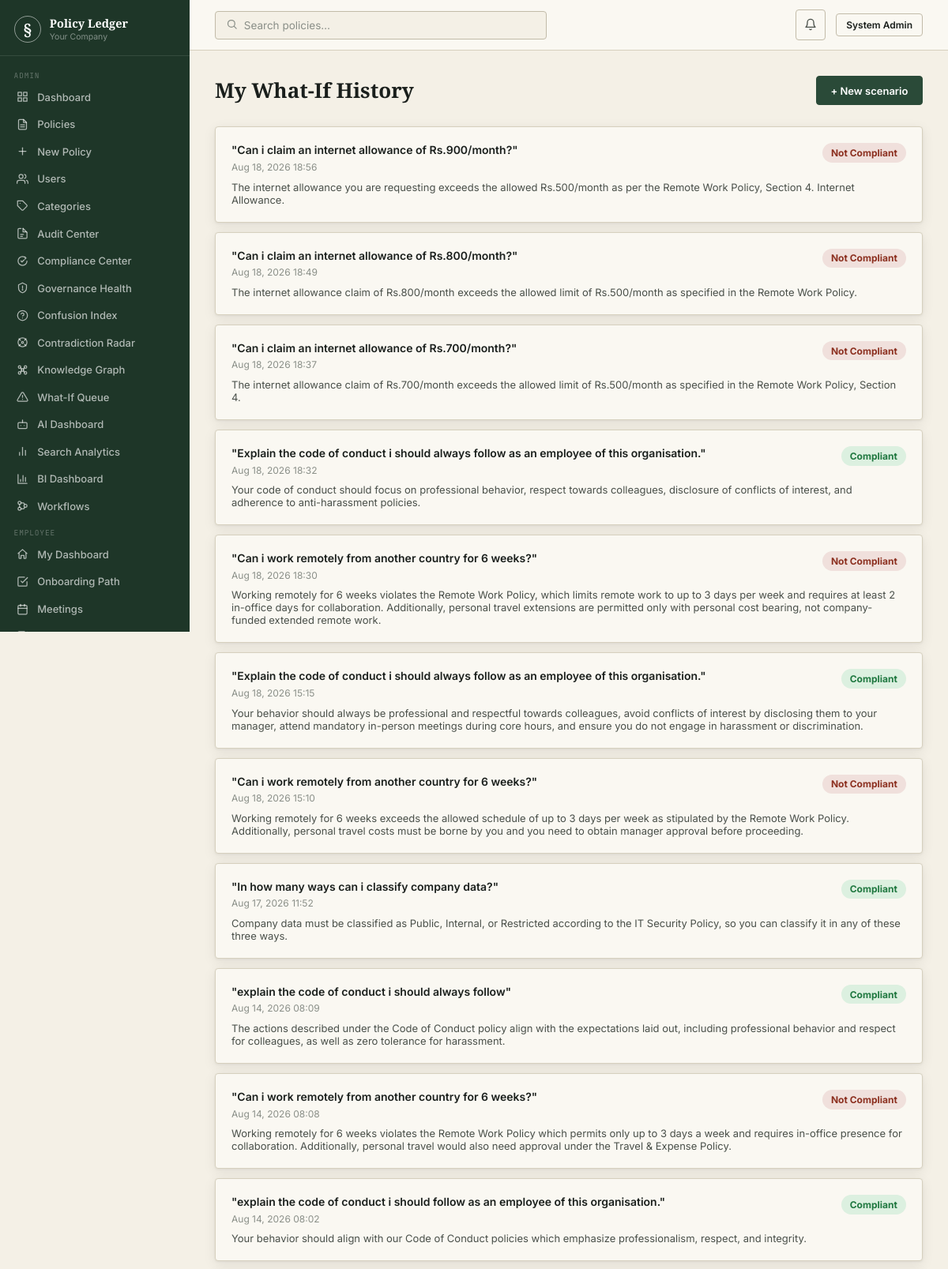
Screenshot of /what-if/history (signed in, upper part) with the database file from the repository.
### models.py (models this page shows, shortened)
class User(db.Model, UserMixin):
    id = db.Column(db.Integer, primary_key=True)
    employee_id = db.Column(db.String(20), unique=True, nullable=True)
    name = db.Column(db.String(120), nullable=False)
    email = db.Column(db.String(200), nullable=False, unique=True, index=True)
    password_hash = db.Column(db.String(256), nullable=False)
    role = db.Column(db.String(20), nullable=False, default=UserRole.EMPLOYEE)
    department_id = db.Column(db.Integer, db.ForeignKey("department.id"), nullable=True)
    designation = db.Column(db.String(100))
    phone = db.Column(db.String(20))
    avatar_url = db.Column(db.String(300))
    is_active = db.Column(db.Boolean, default=True)
    email_verified = db.Column(db.Boolean, default=False)
    mfa_enabled = db.Column(db.Boolean, default=False)
    mfa_secret = db.Column(db.String(64))
    last_login = db.Column(db.DateTime)
    password_changed_at = db.Column(db.DateTime, default=now_utc)
    created_at = db.Column(db.DateTime, default=now_utc)
    updated_at = db.Column(db.DateTime, default=now_utc, onupdate=now_utc)
    notifications = db.relationship("Notification", backref="user", lazy="dynamic", cascade="all, delete-orphan")
    acknowledgements = db.relationship("PolicyAcknowledgement", backref="user", lazy="dynamic")
    audit_logs = db.relationship("AuditLog", backref="user", lazy="dynamic")
    saved = db.relationship("Policy", secondary=saved_policies, lazy="dynamic")
    def is_admin(self) -> bool:
        return self.role == UserRole.ADMIN
    def can_manage_policies(self) -> bool:
        return self.role in (UserRole.HR, UserRole.ADMIN, UserRole.MANAGER)

class WhatIfQuery(db.Model):
    id = db.Column(db.Integer, primary_key=True)
    user_id = db.Column(db.Integer, db.ForeignKey("user.id"), nullable=False)
    scenario_text = db.Column(db.Text, nullable=False)
    verdict = db.Column(db.String(20), default=WhatIfVerdict.UNCLEAR)
    confidence = db.Column(db.Integer, default=0)  # 0-100
    explanation = db.Column(db.Text)
    required_actions_json = db.Column(db.Text)      # ["Get manager approval", ...]
    applicable_policies_json = db.Column(db.Text)    # [{policy_id, title, section, relevance}]
    flagged_for_hr = db.Column(db.Boolean, default=False)
    created_at = db.Column(db.DateTime, default=now_utc)
    user = db.relationship("User")
    @property
    def required_actions(self): return self._get("required_actions_json")
    @property
    def applicable_policies(self): return self._get("applicable_policies_json")

### blueprints/what_if.py (the view)
@what_if_bp.route("/what-if/history")
@login_required
def history():
    queries = WhatIfQuery.query.filter_by(user_id=current_user.id)\
        .order_by(WhatIfQuery.created_at.desc()).limit(50).all()
    return render_template("employee/what_if_history.html",
        queries=queries, unread_count=_unread_count())

### templates/employee/what_if_history.html (shortened to what this page needs)
{% extends "base.html" %}
{% block content %}
<div class="page-header">
  <div class="page-header-left"><h1>My What-If History</h1></div>
  <div class="page-header-actions">
    <a href="{{ url_for('what_if.simulator') }}" class="btn btn-primary">+ New scenario</a>
  </div>
</div>
{% set verdict_meta = {
  'compliant':     {'label': 'Compliant',      'bg': 'var(--green2)',  'fg': 'var(--green)'},
  'not_compliant': {'label': 'Not Compliant',  'bg': 'var(--red2)',    'fg': 'var(--red)'},
  'depends':       {'label': 'Depends',        'bg': 'var(--amber2)',  'fg': 'var(--amber)'},
  'unclear':       {'label': 'Unclear',        'bg': 'var(--blue2)',   'fg': 'var(--blue)'},
} %}
{% if queries %}
<div style="display:flex;flex-direction:column;gap:.75rem">
  {% for q in queries %}
  {% set vm = verdict_meta.get(q.verdict, verdict_meta['unclear']) %}
  <div class="card">
    <div style="display:flex;justify-content:space-between;align-items:flex-start;gap:1rem">
      <div>
        <div style="font-size:14px;font-weight:600">"{{ q.scenario_text }}"</div>
        <div style="font-size:12px;color:var(--faint);margin-top:.35rem">{{ q.created_at.strftime('%b %d, %Y %H:%M') }}</div>
      </div>
      <span style="background:{{ vm.bg }};color:{{ vm.fg }};font-weight:700;font-size:12px;padding:.3rem .7rem;border-radius:20px;flex-shrink:0">{{ vm.label }}</span>
    </div>
    {% if q.explanation %}<div style="font-size:13px;color:var(--ink2);margin-top:.6rem">{{ q.explanation }}</div>{% endif %}
  </div>
  {% endfor %}
</div>
{% else %}
<div class="empty"><div class="empty-title">No scenarios checked yet</div><div class="empty-sub"><a href="{{ url_for('what_if.simulator') }}">Try the What-If Simulator</a></div></div>
{% endif %}
{% endblock %}

### templates/base.html (shortened to what this page needs)
<!DOCTYPE html>
<html lang="en">
<head>
</head>
<body>
<div class="shell">
  {% block sidebar %}
  <div class="sidebar">
    <div class="s-brand">
      <div class="s-mark">§</div>
      <div><div class="s-name">Policy Ledger</div><div class="s-company">{{ config.COMPANY_NAME }}</div></div>
    </div>
    <nav class="s-nav">
      {% if current_user.can_manage_policies() %}
      <div class="s-section">Admin</div>
      <a href="{{ url_for('admin.dashboard') }}" class="s-item {% if request.endpoint == 'admin.dashboard' %}active{% endif %}"><span class="s-icon"><svg viewBox="0 0 24 24" fill="none" stroke="currentColor" stroke-width="2" stroke-linecap="round" stroke-linejoin="round"><rect x="3" y="3" width="7" height="7"/><rect x="14" y="3" width="7" height="7"/><rect x="14" y="14" width="7" height="7"/><rect x="3" y="14" width="7" height="7"/></svg></span>Dashboard</a>
      <a href="{{ url_for('admin.policy_list') }}" class="s-item {% if 'policy' in request.endpoint %}active{% endif %}"><span class="s-icon"><svg viewBox="0 0 24 24" fill="none" stroke="currentColor" stroke-width="2" stroke-linecap="round" stroke-linejoin="round"><path d="M14 2H6a2 2 0 0 0-2 2v16a2 2 0 0 0 2 2h12a2 2 0 0 0 2-2V8z"/><path d="M14 2v6h6"/><line x1="8" y1="13" x2="16" y2="13"/><line x1="8" y1="17" x2="16" y2="17"/></svg></span>Policies</a>
      <a href="{{ url_for('admin.policy_create') }}" class="s-item"><span class="s-icon"><svg viewBox="0 0 24 24" fill="none" stroke="currentColor" stroke-width="2" stroke-linecap="round" stroke-linejoin="round"><line x1="12" y1="5" x2="12" y2="19"/><line x1="5" y1="12" x2="19" y2="12"/></svg></span>New Policy</a>
      {% if current_user.is_admin() %}
      <a href="{{ url_for('admin.user_list') }}" class="s-item {% if 'user' in request.endpoint %}active{% endif %}"><span class="s-icon"><svg viewBox="0 0 24 24" fill="none" stroke="currentColor" stroke-width="2" stroke-linecap="round" stroke-linejoin="round"><path d="M17 21v-2a4 4 0 0 0-4-4H5a4 4 0 0 0-4 4v2"/><circle cx="9" cy="7" r="4"/><path d="M23 21v-2a4 4 0 0 0-3-3.87"/><path d="M16 3.13a4 4 0 0 1 0 7.75"/></svg></span>Users</a>
      <a href="{{ url_for('admin.category_list') }}" class="s-item"><span class="s-icon"><svg viewBox="0 0 24 24" fill="none" stroke="currentColor" stroke-width="2" stroke-linecap="round" stroke-linejoin="round"><path d="M20.59 13.41 13.4 20.6a2 2 0 0 1-2.83 0L2 12V2h10l8.59 8.59a2 2 0 0 1 0 2.82z"/><line x1="7" y1="7" x2="7.01" y2="7"/></svg></span>Categories</a>
      <a href="{{ url_for('audit_center.audit_dashboard') }}" class="s-item {% if request.endpoint and request.endpoint.startswith('audit_center.') %}active{% endif %}"><span class="s-icon"><svg viewBox="0 0 24 24" fill="none" stroke="currentColor" stroke-width="2" stroke-linecap="round" stroke-linejoin="round"><path d="M9 2H5a2 2 0 0 0-2 2v16a2 2 0 0 0 2 2h14a2 2 0 0 0 2-2V11"/><path d="M13 2v7h7"/><line x1="8" y1="14" x2="14" y2="14"/><line x1="8" y1="18" x2="12" y2="18"/><path d="M13 2l8 8"/></svg></span>Audit Center</a>
      <a href="{{ url_for('compliance.compliance_center') }}" class="s-item {% if request.endpoint and request.endpoint.startswith('compliance.') %}active{% endif %}"><span class="s-icon"><svg viewBox="0 0 24 24" fill="none" stroke="currentColor" stroke-width="2" stroke-linecap="round" stroke-linejoin="round"><path d="M9 12l2 2 4-4"/><path d="M21 12c0 4.97-4.03 9-9 9s-9-4.03-9-9 4.03-9 9-9c1.6 0 3.1.42 4.4 1.15"/><path d="M17 4l2 2-2 2"/></svg></span>Compliance Center</a>
      <a href="{{ url_for('governance.dashboard') }}" class="s-item {% if request.endpoint and request.endpoint.startswith('governance.') %}active{% endif %}"><span class="s-icon"><svg viewBox="0 0 24 24" fill="none" stroke="currentColor" stroke-width="2" stroke-linecap="round" stroke-linejoin="round"><path d="M12 2l8 4v6c0 5-3.5 8.5-8 10-4.5-1.5-8-5-8-10V6z"/><path d="M12 8v5"/><circle cx="12" cy="16" r=".5" fill="currentColor"/></svg></span>Governance Health</a>
      <a href="{{ url_for('confusion_index.dashboard') }}" class="s-item {% if request.endpoint and request.endpoint.startswith('confusion_index.') %}active{% endif %}"><span class="s-icon"><svg viewBox="0 0 24 24" fill="none" stroke="currentColor" stroke-width="2" stroke-linecap="round" stroke-linejoin="round"><circle cx="12" cy="12" r="10"/><path d="M9.09 9a3 3 0 0 1 5.83 1c0 2-3 3-3 3"/><line x1="12" y1="17" x2="12.01" y2="17"/></svg></span>Confusion Index</a>
      <a href="{{ url_for('contradiction_radar.dashboard') }}" class="s-item {% if request.endpoint and request.endpoint.startswith('contradiction_radar.') %}active{% endif %}"><span class="s-icon"><svg viewBox="0 0 24 24" fill="none" stroke="currentColor" stroke-width="2" stroke-linecap="round" stroke-linejoin="round"><circle cx="12" cy="12" r="2"/><path d="M4.9 4.9l3 3M19.1 4.9l-3 3M4.9 19.1l3-3M19.1 19.1l-3-3"/><circle cx="12" cy="12" r="9"/></svg></span>Contradiction Radar</a>
      <a href="{{ url_for('knowledge_graph.graph_page') }}" class="s-item "><span class="s-icon"></span>Knowledge Graph</a>
      <a href="{{ url_for('what_if.review_queue') }}" class="s-item {% if request.endpoint and request.endpoint.startswith('what_if.') and 'admin' in request.path %}active{% endif %}"><span class="s-icon"><svg viewBox="0 0 24 24" fill="none" stroke="currentColor" stroke-width="2" stroke-linecap="round" stroke-linejoin="round"><path d="M12 9v4"/><path d="M12 17h.01"/><path d="M10.29 3.86 1.82 18a2 2 0 0 0 1.71 3h16.94a2 2 0 0 0 1.71-3L13.71 3.86a2 2 0 0 0-3.42 0z"/></svg></span>What-If Queue</a>
      <a href="{{ url_for('rag.admin_rag_dashboard') }}" class="s-item "><span class="s-icon"></span>AI Dashboard</a>
      <a href="{{ url_for('search.search_analytics') }}" class="s-item {% if request.endpoint == 'search.search_analytics' %}active{% endif %}"><span class="s-icon"><svg viewBox="0 0 24 24" fill="none" stroke="currentColor" stroke-width="2" stroke-linecap="round" stroke-linejoin="round"><line x1="18" y1="20" x2="18" y2="10"/><line x1="12" y1="20" x2="12" y2="4"/><line x1="6" y1="20" x2="6" y2="14"/></svg></span>Search Analytics</a>
      <a href="{{ url_for('bi.bi_dashboard') }}" class="s-item {% if request.endpoint == 'bi.bi_dashboard' %}active{% endif %}"><span class="s-icon"><svg viewBox="0 0 24 24" fill="none" stroke="currentColor" stroke-width="2" stroke-linecap="round" stroke-linejoin="round"><path d="M3 3v18h18"/><path d="M18 17V9M13 17V5M8 17v-4"/></svg></span>BI Dashboard</a>
      <a href="{{ url_for('workflow.template_list') }}" class="s-item {% if request.endpoint and request.endpoint.startswith('workflow.') %}active{% endif %}"><span class="s-icon"><svg viewBox="0 0 24 24" fill="none" stroke="currentColor" stroke-width="2" stroke-linecap="round" stroke-linejoin="round"><circle cx="6" cy="6" r="3"/><circle cx="6" cy="18" r="3"/><circle cx="18" cy="12" r="3"/><path d="M6 9v6M9 6h4a3 3 0 0 1 3 3v0M9 18h4a3 3 0 0 0 3-3v0"/></svg></span>Workflows</a>
      {% endif %}
      <div class="s-section">Employee</div>
      {% endif %}
      <a href="{{ url_for('employee.dashboard') }}" class="s-item {% if request.endpoint == 'employee.dashboard' %}active{% endif %}"><span class="s-icon"><svg viewBox="0 0 24 24" fill="none" stroke="currentColor" stroke-width="2" stroke-linecap="round" stroke-linejoin="round"><path d="M3 11l9-8 9 8"/><path d="M5 10v10a1 1 0 0 0 1 1h3v-6h6v6h3a1 1 0 0 0 1-1V10"/></svg></span>My Dashboard</a>
      <a href="{{ url_for('employee.onboarding') }}" class="s-item {% if request.endpoint and request.endpoint.startswith('employee.onboarding') %}active{% endif %}"><span class="s-icon"><svg viewBox="0 0 24 24" fill="none" stroke="currentColor" stroke-width="2" stroke-linecap="round" stroke-linejoin="round"><path d="M9 11l3 3L22 4"/><path d="M21 12v7a2 2 0 0 1-2 2H5a2 2 0 0 1-2-2V5a2 2 0 0 1 2-2h11"/></svg></span>Onboarding Path</a>
      <a href="{{ url_for('meetings.list_meetings') }}" class="s-item {% if request.endpoint and 'meetings.' in request.endpoint and request.endpoint != 'meetings.my_action_items' %}active{% endif %}"><span class="s-icon"><svg viewBox="0 0 24 24" fill="none" stroke="currentColor" stroke-width="2" stroke-linecap="round" stroke-linejoin="round"><rect x="3" y="4" width="18" height="18" rx="2"/><line x1="16" y1="2" x2="16" y2="6"/><line x1="8" y1="2" x2="8" y2="6"/><line x1="3" y1="10" x2="21" y2="10"/></svg></span>Meetings</a>
      <a href="{{ url_for('meetings.my_action_items') }}" class="s-item {% if request.endpoint == 'meetings.my_action_items' %}active{% endif %}"><span class="s-icon"><svg viewBox="0 0 24 24" fill="none" stroke="currentColor" stroke-width="2" stroke-linecap="round" stroke-linejoin="round"><path d="M9 11l3 3L22 4"/><path d="M21 12v7a2 2 0 0 1-2 2H5a2 2 0 0 1-2-2V5a2 2 0 0 1 2-2h11"/></svg></span>My Action Items</a>
    </nav>
  </div>
  {% endblock %}
  <div class="main">
    <div class="topbar">
      <div class="topbar-left">
        <form action="{{ url_for('employee.search') }}" method="GET" style="flex:1;max-width:420px">
          <div class="search-bar">
            <span style="color:var(--faint)" class="icon"><svg width="15" height="15" viewBox="0 0 24 24" fill="none" stroke="currentColor" stroke-width="2" stroke-linecap="round" stroke-linejoin="round"><circle cx="11" cy="11" r="7"/><line x1="21" y1="21" x2="16.65" y2="16.65"/></svg></span>
            <input name="q" placeholder="Search policies…" value="{{ request.args.get('q','') }}">
          </div>
        </form>
      </div>
      <div class="topbar-right">
        <a href="{{ url_for('employee.notifications') }}" class="notif-btn" title="Notifications">
          <span class="icon"><svg width="16" height="16" viewBox="0 0 24 24" fill="none" stroke="currentColor" stroke-width="2" stroke-linecap="round" stroke-linejoin="round"><path d="M18 8a6 6 0 0 0-12 0c0 7-3 9-3 9h18s-3-2-3-9"/><path d="M13.73 21a2 2 0 0 1-3.46 0"/></svg></span>
          {% set unc = unread_count if unread_count is defined else 0 %}
        </a>
        <a href="{{ url_for('auth.profile') }}" class="btn btn-secondary btn-sm">{{ current_user.name[:18] }}</a>
      </div>
    </div>
    <div class="page-body">
      {% block content %}{% endblock %}
    </div>
  </div>
</div>
</body>
</html>

### rows the page displays
User: name "System Admin"
WhatIfQuery: scenario_text "Can i claim an internet allowance of Rs.900/month?", created_at "Aug 18, 2026 18:56", label "Not Compliant", explanation "The internet allowance you are requesting exceeds the allowed Rs.500/month as per the Remote Work Policy, Section 4. Internet Allowance."
WhatIfQuery: scenario_text "Can i claim an internet allowance of Rs.800/month?", created_at "Aug 18, 2026 18:49", label "Not Compliant", explanation "The internet allowance claim of Rs.800/month exceeds the allowed limit of Rs.500/month as specified in the Remote Work Policy."
WhatIfQuery: scenario_text "Can i claim an internet allowance of Rs.700/month?", created_at "Aug 18, 2026 18:37", label "Not Compliant", explanation "The internet allowance claim of Rs.700/month exceeds the allowed limit of Rs.500/month as specified in the Remote Work Policy, Section 4."
WhatIfQuery: scenario_text "Explain the code of conduct i should always follow as an employee of this organisation.", created_at "Aug 18, 2026 18:32", label "Compliant", explanation "Your code of conduct should focus on professional behavior, respect towards colleagues, disclosure of conflicts of interest, and adherence to anti-harassment policies."
WhatIfQuery: scenario_text "Can i work remotely from another country for 6 weeks?", created_at "Aug 18, 2026 18:30", label "Not Compliant", explanation "Working remotely for 6 weeks violates the Remote Work Policy, which limits remote work to up to 3 days per week and requires at least 2 in-office days for collaboration. Additionally, personal travel extensions are permitted only with personal cost bearing, not company-funded extended remote work."
WhatIfQuery: scenario_text "Explain the code of conduct i should always follow as an employee of this organisation.", created_at "Aug 18, 2026 15:15", label "Compliant", explanation "Your behavior should always be professional and respectful towards colleagues, avoid conflicts of interest by disclosing them to your manager, attend mandatory in-person meetings during core hours, and ensure you do not engage in harassment or discrimination."
WhatIfQuery: scenario_text "Can i work remotely from another country for 6 weeks?", created_at "Aug 18, 2026 15:10", label "Not Compliant", explanation "Working remotely for 6 weeks exceeds the allowed schedule of up to 3 days per week as stipulated by the Remote Work Policy. Additionally, personal travel costs must be borne by you and you need to obtain manager approval before proceeding."
WhatIfQuery: scenario_text "In how many ways can i classify company data?", created_at "Aug 17, 2026 11:52", label "Compliant", explanation "Company data must be classified as Public, Internal, or Restricted according to the IT Security Policy, so you can classify it in any of these three ways."
WhatIfQuery: scenario_text "explain the code of conduct i should always follow", created_at "Aug 14, 2026 08:09", label "Compliant", explanation "The actions described under the Code of Conduct policy align with the expectations laid out, including professional behavior and respect for colleagues, as well as zero tolerance for harassment."
WhatIfQuery: scenario_text "Can i work remotely from another country for 6 weeks?", created_at "Aug 14, 2026 08:08", label "Not Compliant", explanation "Working remotely for 6 weeks violates the Remote Work Policy which permits only up to 3 days a week and requires in-office presence for collaboration. Additionally, personal travel would also need approval under the Travel & Expense Policy."
WhatIfQuery: scenario_text "explain the code of conduct i should follow as an employee of this organisation.", created_at "Aug 14, 2026 08:02", label "Compliant", explanation "Your behavior should align with our Code of Conduct policies which emphasize professionalism, respect, and integrity."

### other values shown
{{ config.COMPANY_NAME }} "Your Company"
